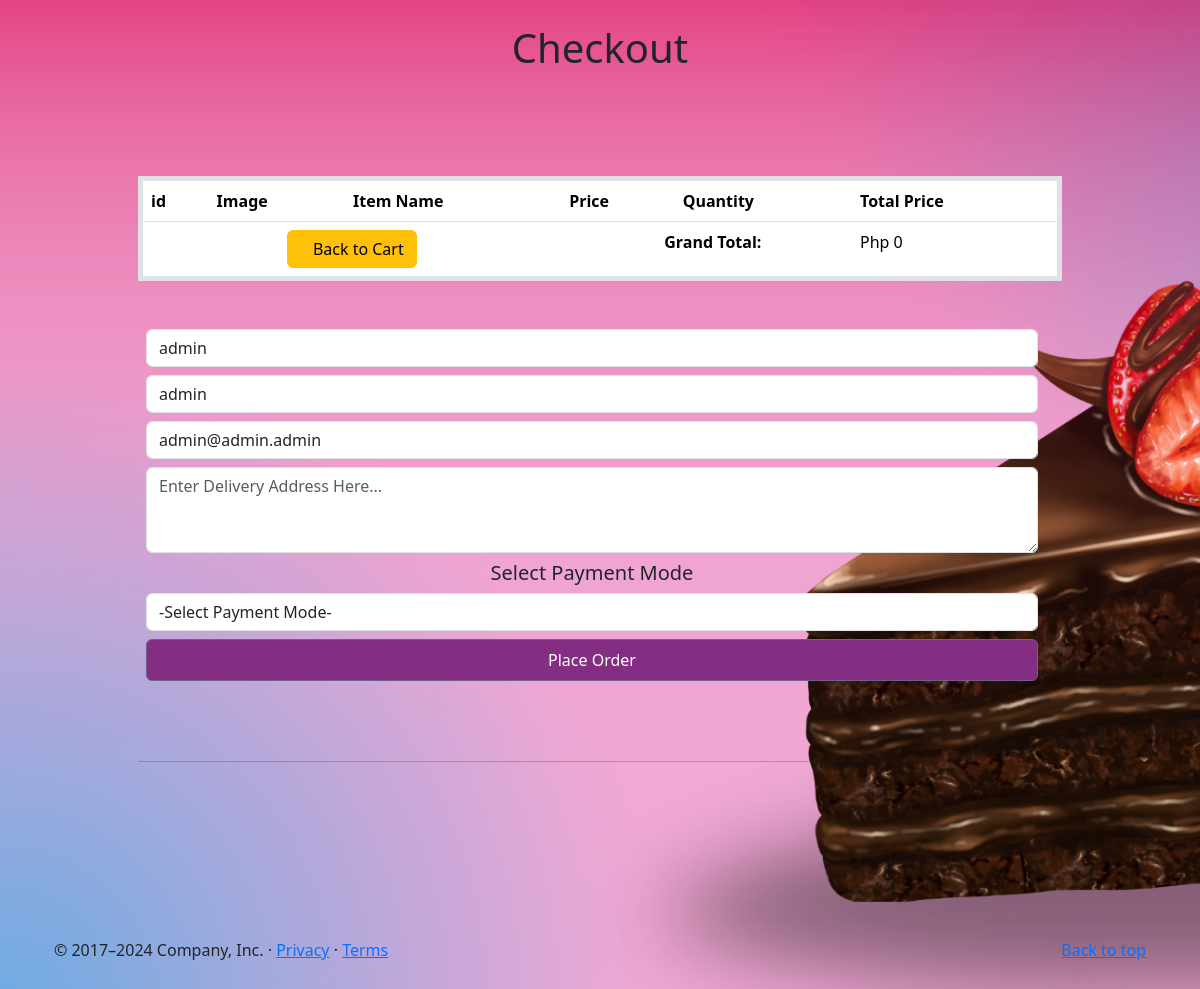
Screenshot of /views/checkout.php (signed in) with the database file from the repository.
### tables this page shows
CREATE TABLE `users` (
  `id` int(11) NOT NULL,
  `username` varchar(255) NOT NULL,
  `email` varchar(255) NOT NULL,
  `firstname` varchar(255) NOT NULL,
  `lastname` varchar(255) NOT NULL,
  `password` varchar(255) NOT NULL,
  `role` varchar(255) NOT NULL,
  `status` varchar(255) NOT NULL
);

### views/partials/checkoutTable.php (called while the page is built, shortened)
<?php
$grandTotal = 0;
?>

### init/functions.php (called while the page is built, shortened)
<?php
function query($query, array $data = [])
{
    $string = 'mysql:HOSTNAME=localhost;dbname=cakeasy_db';
    $conn = new PDO($string, 'root', '');
    $stmt = $conn->prepare($query);
    $stmt->execute($data);
    $result = $stmt->fetchAll(PDO::FETCH_ASSOC);
    if (is_array($result) && !empty($data)) {
        return $result;
    }
    return false;
}

### views/checkout.php (the view, shortened to what this page needs)
<?php
include "../init/functions.php";
require "../controllers/checkout-controller.php";
if (isset($_SESSION['username'])) {
    $query = 'SELECT * FROM users WHERE username = :username';
    $rowUser = query($query, ['username' => $_SESSION['username']]);
}
?>
<!doctype html>
<html lang="en" data-bs-theme="light">
<head>
    <link href="../assets/dist/css/bootstrap.min.css" rel="stylesheet">
    <link rel="stylesheet" href="../assets/css/style.css">
    <link href="../assets/css/nav.css" rel="stylesheet">
    <link rel="stylesheet" href="../assets/css/carousel.css">
</head>
<body class="align-items-center py-4 bg-body-tertiary">
    <main>
        <div class="container marketing">
            <h1 class="text-center">Checkout</h1>
            <div class="row m-5 p-5">
                <table class="table border border-5 rounded-3">
                    <thead>
                        <tr>
                            <th scope="col">id</th>
                            <th scope="col">Image</th>
                            <th scope="col">Item Name</th>
                            <th scope="col">Price</th>
                            <th scope="col">Quantity</th>
                            <th scope="col">Total Price</th>
                        </tr>
                    </thead>
                    <tbody>
                        <?php include 'partials/checkoutTable.php'; ?>
                        <td colspan="3" class="text-center">
                            <a href="userCart.php" class="btn btn-warning">&nbsp;&nbsp;&nbsp;Back to Cart</a>
                        </td>
                        <td colspan="2" class="text-center">
                            <b>&nbsp;&nbsp;&nbsp;Grand Total: </b>
                        </td>
                        <td>Php <?= $grandTotal ?></td>
                    </tbody>
                </table>
                <div class="row g-3 text-center">
                <form method="post" >
    <div class="form-group">
        <input type="text" name="fname" class="form-control mb-2 <?php
                    if(!empty($errors['fName']))
                    {
                        echo $errors['fName'];
                    }else { echo ""; }
                ?>" value="<?= $rowUser[0]['firstname'] ?>" placeholder="Enter First Name" required>
    </div>
    <div class="form-group">
        <input type="text" name="lname" class="form-control mb-2 <?php
                    if(!empty($errors['lname']))
                    {
                        echo $errors['lname'];
                    }else { echo ""; }
                ?>" value="<?= $rowUser[0]['lastname'] ?>" placeholder="Enter Last Name" required>
    </div>
    <div class="form-group">
        <input type="email" name="email" class="form-control mb-2 <?php
                    if(!empty($errors['email']))
                    {
                        echo $errors['email'];
                    }else { echo ""; }
                ?>" value="<?= $rowUser[0]['email'] ?>" placeholder="Enter E-Mail" required>
    </div>
    <div class="form-group">
        <textarea name="address" class="form-control mb-2 <?php
                    if(!empty($errors['address']))
                    {
                        echo $errors['address'];
                    }else { echo ""; }
                ?>" rows="3" cols="10" placeholder="Enter Delivery Address Here..."></textarea>
    </div>
    <h6 class="text-center lead">Select Payment Mode</h6>
    <div class="form-group">
        <select id="pmode" name="pmode" class="form-control mb-2" required>
            <option value="" selected disabled>-Select Payment Mode-</option>
        </select>
    </div>
    <button class="btn btn-primary w-100 py-2" type="submit" name="submit">Place Order</button>
</form>
            </div>
            <hr class="featurette-divider">
        </div>
        <footer class="container">
            <p class="float-end"><a href="#">Back to top</a></p>
            <p>&copy; 2017–2024 Company, Inc. &middot; <a href="#">Privacy</a> &middot; <a href="#">Terms</a></p>
        </footer>
    </main>
</body>
</html>

### assets/css/nav.css (style rules this page uses)
.bg-body-tertiary { background-color: rgb(224, 70, 134) !important; background-image: url(../img/cakeItEasy.png); background-repeat:no-repeat; backdrop-filter: opacity(0.5); background-size: cover; }
.btn-primary { --bs-btn-color: #fff; --bs-btn-bg: rgb(131, 45, 131); --bs-btn-border-color: #6e618d; --bs-btn-hover-color: #fff; --bs-btn-hover-bg: #8174a0; --bs-btn-hover-border-color: #6b5d8c; --bs-btn-focus-shadow-rgb: 49, 132, 253; --bs-btn-active-color: #fff; --bs-btn-active-bg: #0a58ca; --bs-btn-active-border-color: #0a53be; --bs-btn-active-shadow: inset 0 3px 5px rgba(0, 0, 0, 0.125); --bs-btn-disabled-color: #fff; --bs-btn-disabled-bg: #0d6efd; --bs-btn-disabled-border-color: #0d6efd; }

### assets/css/carousel.css (style rules this page uses)
body { padding-top: 3rem; padding-bottom: 3rem; color: rgb(var(--bs-tertiary-color-rgb)); }
.featurette-divider { margin: 5rem 0; }

### rows the page displays
users: fname "admin", lname "admin", email "admin@admin.admin"

### other values shown
$grandTotal "0"
